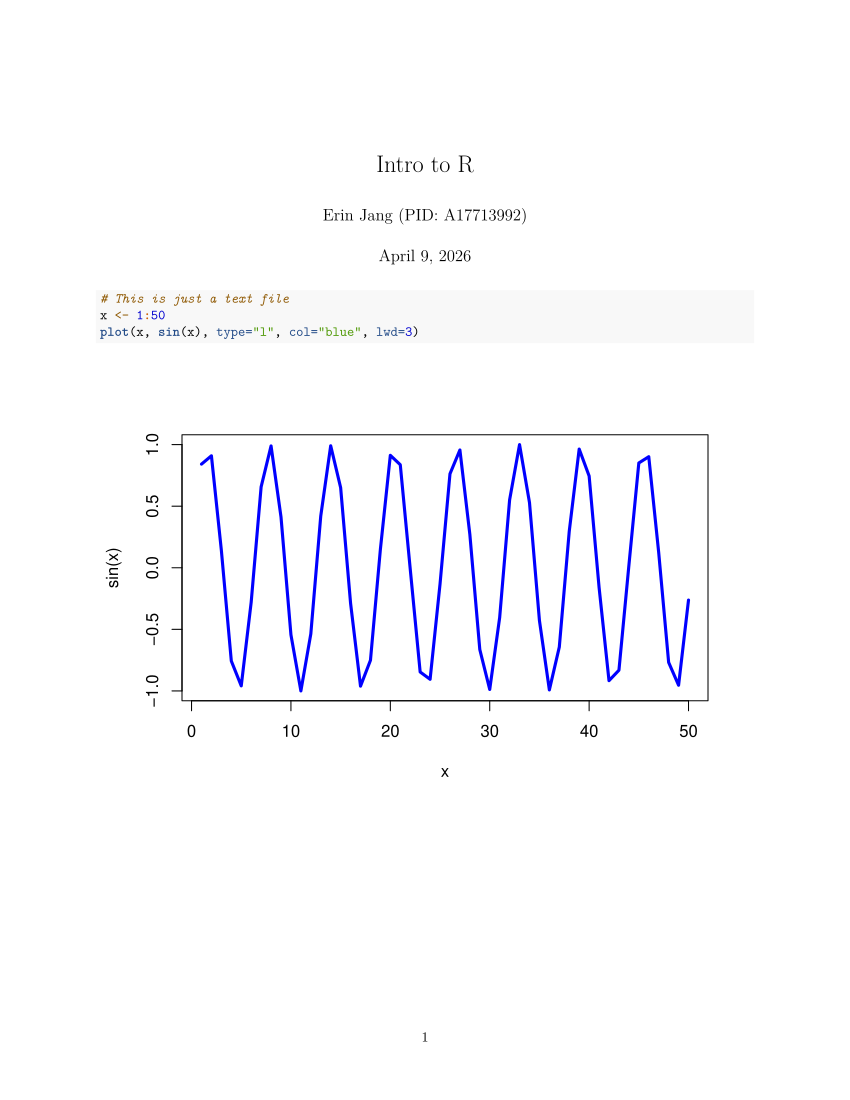

Write R code to recreate this figure.
#' ---
#' title: "Intro to R"
#' author: "Erin Jang (PID: A17713992)"
#' date: "April 9, 2026"
#' ---

# This is just a text file
x <- 1:50
plot(x, sin(x), type="l", col="blue", lwd=3)
